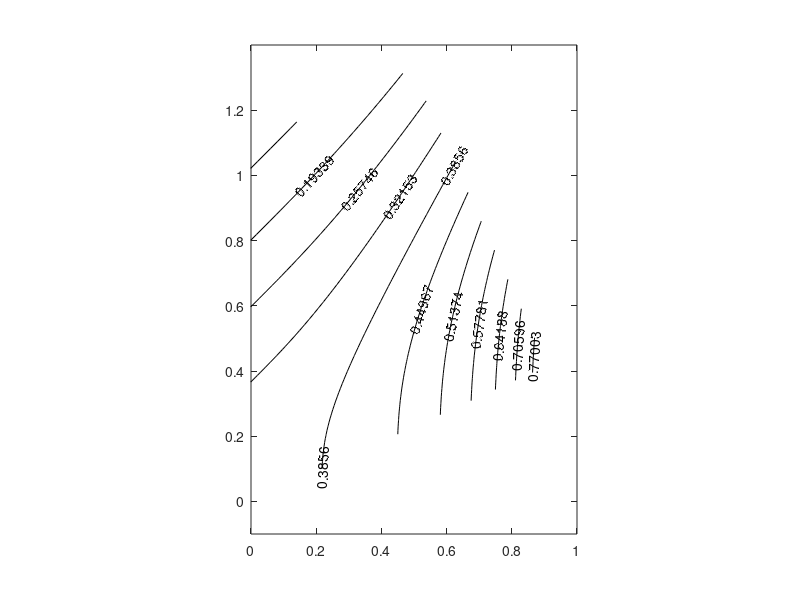

MATLAB code to generate this figure:
width=1;
angle = 2; %-10.54/30*0.0; %TO ROTATE CLOCKWISE BY X DEGREES
R = [cos(angle) -sin(angle);sin(angle) cos(angle)];  %CREATE THE MATRIX
%R = [0.97 -0.03;0.03 0.97];
x = linspace(-width*0.0,width);
y = linspace(-width,width);
[Xq,Yq] = meshgrid(x,y); % Original
XY = [Xq(:) Yq(:)]; % Create Matrix Of Vectors
%Z = sin(X) + cos(Y);
rotXY=XY*R';  %MULTIPLY VECTORS BY THE ROT MATRIX
Z = Xq.*exp(-(Xq.^2+Yq.^2)/width^2); % ‘Z’ To Provide A Surface
phi=det(R*R);
%Z = sin(X)

%contourf(X,Y,Z,10)
%colorbar("on")
Xqr = reshape(rotXY(:,1), size(Xq,1), []);
Yqr = reshape(rotXY(:,2), size(Yq,1), []);


Zr = exp(-(Xqr.^2+Yqr.^2-2*Xqr.*sqrt(Xqr.^2+Yqr.^2)*phi+phi^2)/width^2); % ‘Z’ To Provide A Surface


%Zr = Zr/max(max(Zr));

contour(Xqr,Yqr,Z,10,'ShowText',"on", 'linecolor','black') % Rotated contour(X,Y,Z,'ShowText','on')
t = xlabel('z_R');
t = ylabel('r');
%,true,"LabelFormat","%0.1f m"

%contour(Zr,10,"ShowText","on","LabelFormat",@mylabel, 'linecolor','b')
xlim([0 width])
ylim([-width width])

function labels = mylabel(vals)
feetPerMeter = 3.28084;
feet = round(vals.*feetPerMeter);
labels = vals + " m (" + feet + " ft)";
labels(vals == 0) = "0 nm";
end

%subplot(1,2,2);
%contour(Xqr,Yqr,Z,5,'ShowText',"on", 'linecolor','black'), axis equal
%xlim([0 width])
%ylim([-0.1 1.4])

%subplot(1,2,1);
contour(Xqr,Yqr,Zr,12,'ShowText',"on", 'linecolor','black'), axis equal
xlim([0 width])
ylim([-0.1 1.4])
